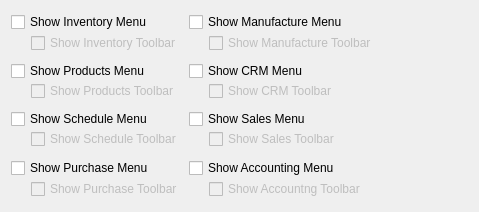
           <widget class="QWidget" name="_neo" >
            <layout class="QGridLayout" >
             <item row="0" column="0" >
              <layout class="QVBoxLayout" >
               <property name="spacing" >
                <number>0</number>
               </property>
               <property name="leftMargin" >
                <number>0</number>
               </property>
               <property name="topMargin" >
                <number>0</number>
               </property>
               <property name="rightMargin" >
                <number>0</number>
               </property>
               <property name="bottomMargin" >
                <number>0</number>
               </property>
               <item>
                <widget class="QCheckBox" name="_inventoryMenu" >
                 <property name="text" >
                  <string>Show Inventory Menu</string>
                 </property>
                </widget>
               </item>
               <item>
                <layout class="QHBoxLayout" >
                 <property name="spacing" >
                  <number>5</number>
                 </property>
                 <property name="leftMargin" >
                  <number>0</number>
                 </property>
                 <property name="topMargin" >
                  <number>0</number>
                 </property>
                 <property name="rightMargin" >
                  <number>0</number>
                 </property>
                 <property name="bottomMargin" >
                  <number>0</number>
                 </property>
                 <item>
                  <spacer>
                   <property name="orientation" >
                    <enum>Qt::Horizontal</enum>
                   </property>
                   <property name="sizeType" >
                    <enum>QSizePolicy::Preferred</enum>
                   </property>
                   <property name="sizeHint" >
                    <size>
                     <width>20</width>
                     <height>20</height>
                    </size>
                   </property>
                  </spacer>
                 </item>
                 <item>
                  <widget class="QCheckBox" name="_inventoryToolbar" >
                   <property name="enabled" >
                    <bool>false</bool>
                   </property>
                   <property name="text" >
                    <string>Show Inventory Toolbar</string>
                   </property>
                  </widget>
                 </item>
                </layout>
               </item>
              </layout>
             </item>
             <item row="0" column="1" >
              <layout class="QVBoxLayout" >
               <property name="spacing" >
                <number>0</number>
               </property>
               <property name="leftMargin" >
                <number>0</number>
               </property>
               <property name="topMargin" >
                <number>0</number>
               </property>
               <property name="rightMargin" >
                <number>0</number>
               </property>
               <property name="bottomMargin" >
                <number>0</number>
               </property>
               <item>
                <widget class="QCheckBox" name="_manufactureMenu" >
                 <property name="text" >
                  <string>Show Manufacture Menu</string>
                 </property>
                </widget>
               </item>
               <item>
                <layout class="QHBoxLayout" >
                 <property name="spacing" >
                  <number>5</number>
                 </property>
                 <property name="leftMargin" >
                  <number>0</number>
                 </property>
                 <property name="topMargin" >
                  <number>0</number>
                 </property>
                 <property name="rightMargin" >
                  <number>0</number>
                 </property>
                 <property name="bottomMargin" >
                  <number>0</number>
                 </property>
                 <item>
                  <spacer>
                   <property name="orientation" >
                    <enum>Qt::Horizontal</enum>
                   </property>
                   <property name="sizeType" >
                    <enum>QSizePolicy::Preferred</enum>
                   </property>
                   <property name="sizeHint" >
                    <size>
                     <width>20</width>
                     <height>20</height>
                    </size>
                   </property>
                  </spacer>
                 </item>
                 <item>
                  <widget class="QCheckBox" name="_manufactureToolbar" >
                   <property name="enabled" >
                    <bool>false</bool>
                   </property>
                   <property name="text" >
                    <string>Show Manufacture Toolbar</string>
                   </property>
                  </widget>
                 </item>
                </layout>
               </item>
              </layout>
             </item>
             <item rowspan="4" row="0" column="2" >
              <spacer>
               <property name="orientation" >
                <enum>Qt::Horizontal</enum>
               </property>
               <property name="sizeHint" >
                <size>
                 <width>91</width>
                 <height>190</height>
                </size>
               </property>
              </spacer>
             </item>
             <item row="1" column="0" >
              <layout class="QVBoxLayout" >
               <property name="spacing" >
                <number>0</number>
               </property>
               <property name="leftMargin" >
                <number>0</number>
               </property>
               <property name="topMargin" >
                <number>0</number>
               </property>
               <property name="rightMargin" >
                <number>0</number>
               </property>
               <property name="bottomMargin" >
                <number>0</number>
               </property>
               <item>
                <widget class="QCheckBox" name="_productsMenu" >
                 <property name="text" >
                  <string>Show Products Menu</string>
                 </property>
                </widget>
               </item>
               <item>
                <layout class="QHBoxLayout" >
                 <property name="spacing" >
                  <number>5</number>
                 </property>
                 <property name="leftMargin" >
                  <number>0</number>
                 </property>
                 <property name="topMargin" >
                  <number>0</number>
                 </property>
                 <property name="rightMargin" >
                  <number>0</number>
                 </property>
                 <property name="bottomMargin" >
                  <number>0</number>
                 </property>
                 <item>
                  <spacer>
                   <property name="orientation" >
                    <enum>Qt::Horizontal</enum>
                   </property>
                   <property name="sizeType" >
                    <enum>QSizePolicy::Preferred</enum>
                   </property>
                   <property name="sizeHint" >
                    <size>
                     <width>20</width>
                     <height>20</height>
                    </size>
                   </property>
                  </spacer>
                 </item>
                 <item>
                  <widget class="QCheckBox" name="_productsToolbar" >
                   <property name="enabled" >
                    <bool>false</bool>
                   </property>
                   <property name="text" >
                    <string>Show Products Toolbar</string>
                   </property>
                  </widget>
                 </item>
                </layout>
               </item>
              </layout>
             </item>
             <item row="1" column="1" >
              <layout class="QVBoxLayout" >
               <property name="spacing" >
                <number>0</number>
               </property>
               <property name="leftMargin" >
                <number>0</number>
               </property>
               <property name="topMargin" >
                <number>0</number>
               </property>
               <property name="rightMargin" >
                <number>0</number>
               </property>
               <property name="bottomMargin" >
                <number>0</number>
               </property>
               <item>
                <widget class="QCheckBox" name="_crmMenu2" >
                 <property name="text" >
                  <string>Show CRM Menu</string>
                 </property>
                </widget>
               </item>
               <item>
                <layout class="QHBoxLayout" >
                 <property name="spacing" >
                  <number>5</number>
                 </property>
                 <property name="leftMargin" >
                  <number>0</number>
                 </property>
                 <property name="topMargin" >
                  <number>0</number>
                 </property>
                 <property name="rightMargin" >
                  <number>0</number>
                 </property>
                 <property name="bottomMargin" >
                  <number>0</number>
                 </property>
                 <item>
                  <spacer>
                   <property name="orientation" >
                    <enum>Qt::Horizontal</enum>
                   </property>
                   <property name="sizeType" >
                    <enum>QSizePolicy::Preferred</enum>
                   </property>
                   <property name="sizeHint" >
                    <size>
                     <width>20</width>
                     <height>20</height>
                    </size>
                   </property>
                  </spacer>
                 </item>
                 <item>
                  <widget class="QCheckBox" name="_crmToolbar2" >
                   <property name="enabled" >
                    <bool>false</bool>
                   </property>
                   <property name="text" >
                    <string>Show CRM Toolbar</string>
                   </property>
                  </widget>
                 </item>
                </layout>
               </item>
              </layout>
             </item>
             <item row="2" column="0" >
              <layout class="QVBoxLayout" >
               <property name="spacing" >
                <number>0</number>
               </property>
               <property name="leftMargin" >
                <number>0</number>
               </property>
               <property name="topMargin" >
                <number>0</number>
               </property>
               <property name="rightMargin" >
                <number>0</number>
               </property>
               <property name="bottomMargin" >
                <number>0</number>
               </property>
               <item>
                <widget class="QCheckBox" name="_scheduleMenu" >
                 <property name="text" >
                  <string>Show Schedule Menu</string>
                 </property>
                </widget>
               </item>
               <item>
                <layout class="QHBoxLayout" >
                 <property name="spacing" >
                  <number>5</number>
                 </property>
                 <property name="leftMargin" >
                  <number>0</number>
                 </property>
                 <property name="topMargin" >
                  <number>0</number>
                 </property>
                 <property name="rightMargin" >
                  <number>0</number>
                 </property>
                 <property name="bottomMargin" >
                  <number>0</number>
                 </property>
                 <item>
                  <spacer>
                   <property name="orientation" >
                    <enum>Qt::Horizontal</enum>
                   </property>
                   <property name="sizeType" >
                    <enum>QSizePolicy::Preferred</enum>
                   </property>
                   <property name="sizeHint" >
                    <size>
                     <width>20</width>
                     <height>0</height>
                    </size>
                   </property>
                  </spacer>
                 </item>
                 <item>
                  <widget class="QCheckBox" name="_scheduleToolbar" >
                   <property name="enabled" >
                    <bool>false</bool>
                   </property>
                   <property name="text" >
                    <string>Show Schedule Toolbar</string>
                   </property>
                  </widget>
                 </item>
                </layout>
               </item>
              </layout>
             </item>
             <item row="2" column="1" >
              <layout class="QVBoxLayout" >
               <property name="spacing" >
                <number>0</number>
               </property>
               <property name="leftMargin" >
                <number>0</number>
               </property>
               <property name="topMargin" >
                <number>0</number>
               </property>
               <property name="rightMargin" >
                <number>0</number>
               </property>
               <property name="bottomMargin" >
                <number>0</number>
               </property>
               <item>
                <widget class="QCheckBox" name="_salesMenu" >
                 <property name="text" >
                  <string>Show Sales Menu</string>
                 </property>
                </widget>
               </item>
               <item>
                <layout class="QHBoxLayout" >
                 <property name="spacing" >
                  <number>5</number>
                 </property>
                 <property name="leftMargin" >
                  <number>0</number>
                 </property>
                 <property name="topMargin" >
                  <number>0</number>
                 </property>
                 <property name="rightMargin" >
                  <number>0</number>
                 </property>
                 <property name="bottomMargin" >
                  <number>0</number>
                 </property>
                 <item>
                  <spacer>
                   <property name="orientation" >
                    <enum>Qt::Horizontal</enum>
                   </property>
                   <property name="sizeType" >
                    <enum>QSizePolicy::Preferred</enum>
                   </property>
                   <property name="sizeHint" >
                    <size>
                     <width>20</width>
                     <height>20</height>
                    </size>
                   </property>
                  </spacer>
                 </item>
                 <item>
                  <widget class="QCheckBox" name="_salesToolbar" >
                   <property name="enabled" >
                    <bool>false</bool>
                   </property>
                   <property name="text" >
                    <string>Show Sales Toolbar</string>
                   </property>
                  </widget>
                 </item>
                </layout>
               </item>
              </layout>
             </item>
             <item row="3" column="0" >
              <layout class="QVBoxLayout" >
               <property name="spacing" >
                <number>0</number>
               </property>
               <property name="leftMargin" >
                <number>0</number>
               </property>
               <property name="topMargin" >
                <number>0</number>
               </property>
               <property name="rightMargin" >
                <number>0</number>
               </property>
               <property name="bottomMargin" >
                <number>0</number>
               </property>
               <item>
                <widget class="QCheckBox" name="_purchaseMenu" >
                 <property name="text" >
                  <string>Show Purchase Menu</string>
                 </property>
                </widget>
               </item>
               <item>
                <layout class="QHBoxLayout" >
                 <property name="spacing" >
                  <number>5</number>
                 </property>
                 <property name="leftMargin" >
                  <number>0</number>
                 </property>
                 <property name="topMargin" >
                  <number>0</number>
                 </property>
                 <property name="rightMargin" >
                  <number>0</number>
                 </property>
                 <property name="bottomMargin" >
                  <number>0</number>
                 </property>
                 <item>
                  <spacer>
                   <property name="orientation" >
                    <enum>Qt::Horizontal</enum>
                   </property>
                   <property name="sizeType" >
                    <enum>QSizePolicy::Preferred</enum>
                   </property>
                   <property name="sizeHint" >
                    <size>
                     <width>20</width>
                     <height>20</height>
                    </size>
                   </property>
                  </spacer>
                 </item>
                 <item>
                  <widget class="QCheckBox" name="_purchaseToolbar" >
                   <property name="enabled" >
                    <bool>false</bool>
                   </property>
                   <property name="text" >
                    <string>Show Purchase Toolbar</string>
                   </property>
                  </widget>
                 </item>
                </layout>
               </item>
              </layout>
             </item>
             <item row="3" column="1" >
              <layout class="QVBoxLayout" >
               <property name="spacing" >
                <number>0</number>
               </property>
               <property name="leftMargin" >
                <number>0</number>
               </property>
               <property name="topMargin" >
                <number>0</number>
               </property>
               <property name="rightMargin" >
                <number>0</number>
               </property>
               <property name="bottomMargin" >
                <number>0</number>
               </property>
               <item>
                <widget class="QCheckBox" name="_accountingMenu" >
                 <property name="text" >
                  <string>Show Accounting Menu</string>
                 </property>
                </widget>
               </item>
               <item>
                <layout class="QHBoxLayout" >
                 <property name="spacing" >
                  <number>5</number>
                 </property>
                 <property name="leftMargin" >
                  <number>0</number>
                 </property>
                 <property name="topMargin" >
                  <number>0</number>
                 </property>
                 <property name="rightMargin" >
                  <number>0</number>
                 </property>
                 <property name="bottomMargin" >
                  <number>0</number>
                 </property>
                 <item>
                  <spacer>
                   <property name="orientation" >
                    <enum>Qt::Horizontal</enum>
                   </property>
                   <property name="sizeType" >
                    <enum>QSizePolicy::Preferred</enum>
                   </property>
                   <property name="sizeHint" >
                    <size>
                     <width>20</width>
                     <height>20</height>
                    </size>
                   </property>
                  </spacer>
                 </item>
                 <item>
                  <widget class="QCheckBox" name="_accountingToolbar" >
                   <property name="enabled" >
                    <bool>false</bool>
                   </property>
                   <property name="text" >
                    <string>Show Accountng Toolbar</string>
                   </property>
                  </widget>
                 </item>
                </layout>
               </item>
              </layout>
             </item>
            </layout>
           </widget>
